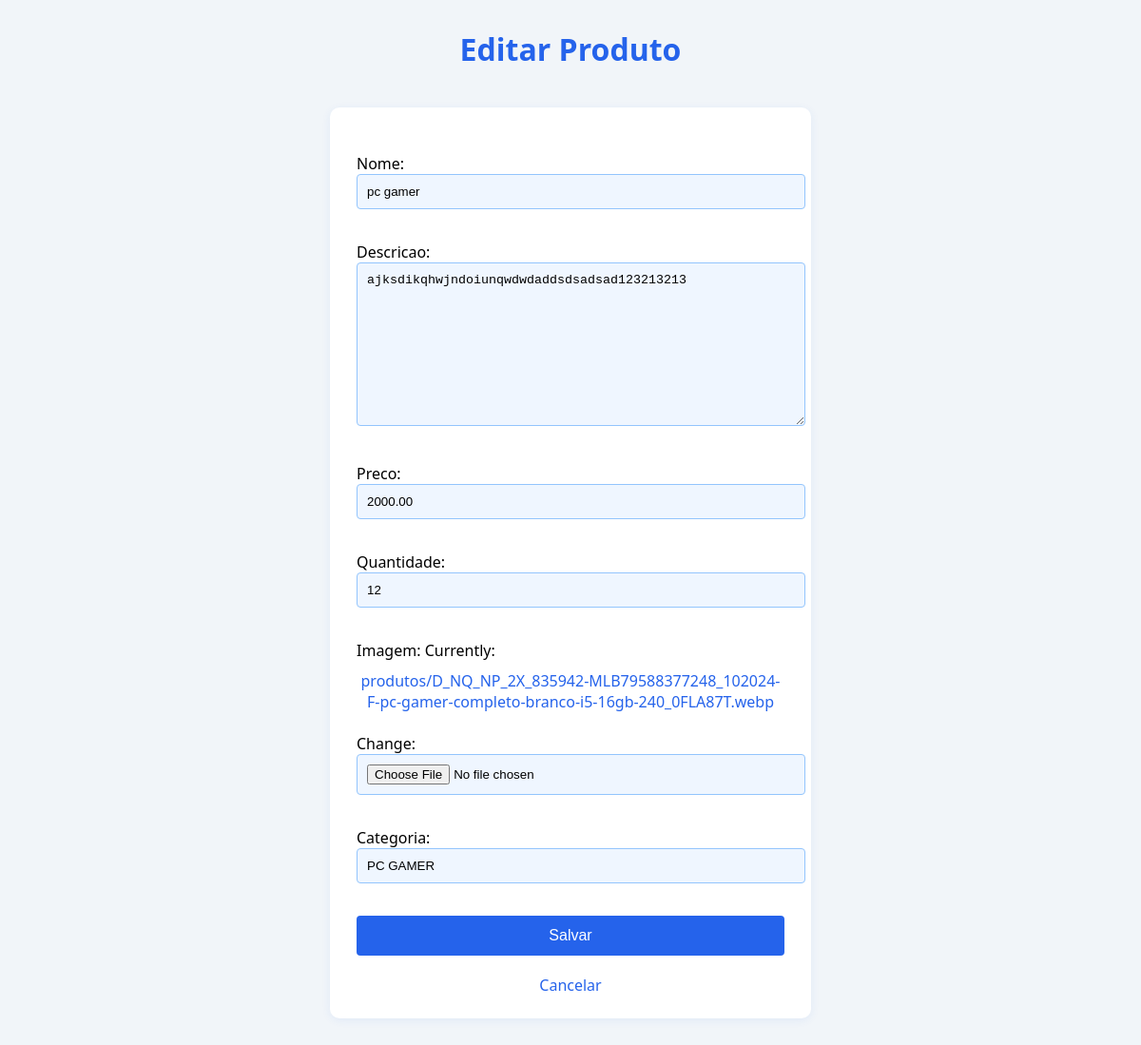
The page /produtos/5/editar/ on the database its author committed.
### app/models.py (models this page shows, shortened)
class produto(models.Model):
    nome = models.CharField(max_length=100)
    descricao = models.TextField()
    preco = models.DecimalField(max_digits=10, decimal_places=2)
    quantidade = models.IntegerField()
    imagem = models.ImageField(upload_to='produtos/')
    categoria = models.CharField(max_length=100)
    oferta_magalu = models.BooleanField(default=False)
    criado_por = models.ForeignKey('user', on_delete=models.CASCADE, related_name='produtos_criados', null=True, blank=True)

### app/views.py (the view)
# urls.py: path('produtos/<int:pk>/editar/', views.produto_update, name='produto_update'),
def produto_update(request, pk):
    prod = get_object_or_404(produto, pk=pk)
    if request.method == 'POST':
        form = produtoform(request.POST, request.FILES, instance=prod)
        if form.is_valid():
            form.save()
            return redirect('produto_list')
    else:
        form = produtoform(instance=prod)
    return render(request, 'produto_form.html', {'form': form})

### app/forms.py
class produtoform(forms.ModelForm):
    class Meta:
        model = produto
        fields = ['nome', 'descricao', 'preco', 'quantidade', 'imagem', 'categoria']  # Não inclua 'criado_por'

### app/templates/produto_form.html (shortened to what this page needs)
{% load static %}
<!DOCTYPE html>
<html>
<head>
    <link rel="stylesheet" href="{% static 'produto_form.css' %}">
</head>
<body>
    <h1>{% if form.instance.pk %}Editar{% else %}Novo{% endif %} Produto</h1>
    <form method="post" enctype="multipart/form-data">
        {{ form.as_p }}
        <button type="submit">Salvar</button>
        <a href="{% url 'produto_list' %}">Cancelar</a>
    </form>
</body>
</html>

### static/produto_form.css (style rules this page uses)
body { background: #f1f5f9; font-family: 'Segoe UI', Arial, sans-serif; margin: 0; padding: 0; }
h1 { color: #2563eb; text-align: center; margin-top: 30px; }
form { background: #fff; max-width: 450px; margin: 40px auto; padding: 32px 28px 24px 28px; border-radius: 10px; box-shadow: 0 2px 10px rgba(37,99,235,0.08); }
input, select, textarea { width: 100%; padding: 10px; margin-bottom: 18px; border: 1px solid #93c5fd; border-radius: 4px; background: #eff6ff; }
button { width: 100%; background: #2563eb; color: #fff; border: none; padding: 12px; border-radius: 4px; font-size: 1em; cursor: pointer; margin-bottom: 10px; transition: background 0.2s; }
a { display: block; text-align: center; color: #2563eb; margin-top: 10px; text-decoration: none; }

### rows shown on the page
produto: nome "pc gamer", descricao "ajksdikqhwjndoiunqwdwdaddsdsadsad123213213", preco "2000.00", quantidade "12", categoria "PC GAMER"
